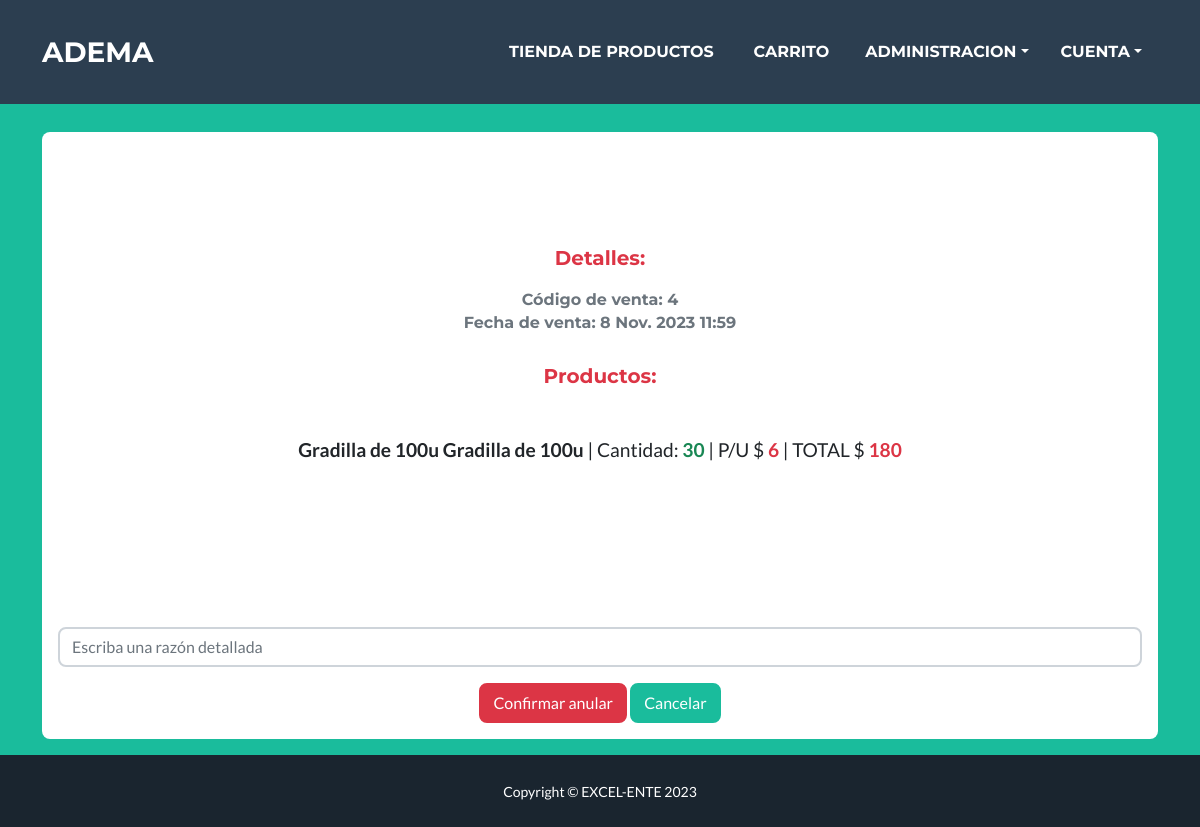
Page /ventas/anular/4/ on the committed database.
### venta/models.py (models this page shows, shortened)
class Venta(models.Model):
    codigo = models.CharField(max_length=200, null=True, blank=True)
    cliente = models.ForeignKey(Cliente,on_delete=models.CASCADE,blank=True,null=True,default=1)
    vendedor = models.ForeignKey(Vendedor,on_delete=models.DO_NOTHING,blank=True,null=True)
    fecha = models.DateTimeField( null=True, blank=True)
    total = models.DecimalField(max_length=25, decimal_places=2, max_digits=10, null=True)
    total_dolares =  models.DecimalField(max_length=25, decimal_places=2, max_digits=10, null=True)
    total_bolivianos =  models.DecimalField(max_length=25, decimal_places=2, max_digits=10, null=True)
    nombre_factura = models.CharField(verbose_name='Vendedor',max_length=200, null=True, blank=True)
    nit = models.IntegerField(null=True, blank=True)
    razon_cancelacion = models.CharField(max_length=200, null=True, blank=True)
    ESTADO_CREADA = 0
    ESTADO_PAGADA = 1
    ESTADO_FACTURADA = 2
    ESTADO_FINALIZADA = 3
    ESTADO_CANCELADA = 4
    ESTADO_ANULADA = 5
    ESTADOS = (
        (ESTADO_CREADA, 'creada'),
        (ESTADO_PAGADA, 'pagada'),
        (ESTADO_FACTURADA, 'facturada'),
        (ESTADO_FINALIZADA, 'finalizada'),
        (ESTADO_CANCELADA, 'cancelada'),
        (ESTADO_ANULADA, 'anulada'),
    )
    estado = FSMIntegerField(choices=ESTADOS, default=0, protected=True)
    @property
    def get_date(self):
        if self.estado == self.ESTADO_CREADA:
            return 'En curso'
        else:
            return self.fecha

class DetalleVenta(models.Model):
    fecha = models.DateField(auto_now_add=True,blank=True,null=True)
    venta = models.ForeignKey(Venta, on_delete=models.CASCADE)
    producto = models.ForeignKey(Producto, on_delete=models.CASCADE)
    moneda = models.CharField(max_length=30,choices=MONEDAS,default=1)
    cantidad = models.DecimalField(max_digits=25, decimal_places=2)
    precio = models.PositiveIntegerField()
    @property
    def get_total(self):
        return self.cantidad * self.precio

### producto/models.py (models this page shows, shortened)
class Producto(models.Model):
    nombre = models.CharField(max_length=100)
    descripcion = models.CharField(max_length=200)
    imagen = models.ImageField(
        upload_to='img/',
        blank=True,
        null=True,
        validators=[FileExtensionValidator(allowed_extensions=['jpg', 'jpeg', 'png', 'gif']), validate_image_size]
    )
    costo = models.DecimalField(verbose_name="Costo unit.",max_digits=25, decimal_places=2,default=0 ,blank=True,null=True)
    precio_usd = models.DecimalField(verbose_name="Costo en Dolares",default=0,max_digits=25, decimal_places=2,blank=True,null=True)
    precio = models.DecimalField(verbose_name="Precio Venta",default=0,max_digits=25, decimal_places=2)
    precio_bs = models.DecimalField(verbose_name="Bolivianos",default=0,max_digits=25, decimal_places=2)
    en_stock = models.DecimalField(max_digits=25, default=0, decimal_places=2)
    categoria = models.ForeignKey(Categoria, on_delete=models.SET_NULL, null=True, blank=True)
    def __str__(self):
        return self.nombre + " " + self.descripcion

### venta/views.py (the view, shortened to what this page needs)
# urls.py: path('ventas/anular/<int:pk>/', views.VentaUpdate.as_view(), name='anular'),
class VentaUpdate(UpdateView):
    model = Venta
    form_class = VentaForm
    template_name_suffix = '_update_form'
    success_url = reverse_lazy('venta:ventas')
    def dispatch(self, request, *args, **kwargs):
        venta = Venta.objects.get(id=self.kwargs['pk'])
        if venta.estado == venta.ESTADO_ANULADA or venta.estado == venta.ESTADO_CANCELADA:
            return HttpResponseBadRequest()
        return super(VentaUpdate, self).dispatch(request, *args, **kwargs)
    def get_context_data(self, *, object_list=None, **kwargs):
        context = super(VentaUpdate, self).get_context_data(**kwargs)
        venta = get_object_or_404(Venta, id=self.kwargs['pk'])
        context['venta'] = venta
        return context

### venta/forms.py
class VentaForm(forms.ModelForm):
    class Meta:
        model = Venta
        fields = {'razon_cancelacion', }
        widgets = {
            'razon_cancelacion': forms.TextInput(attrs={
                'class': 'form-control',
                'required': 'true',
                'placeholder': 'Escriba una razón detallada'
            })
        }
        labels = {
            'razon_cancelacion': 'Razón'
        }

### venta/templates/venta/venta_update_form.html (shortened to what this page needs)
{% extends 'core/base.html' %}
{% block content %}
<div class="container">
    <div class="" style="text-align: start;">
        <h1 class="text-light p-3" style="margin-top: 60px;"><b></b></h1>
    </div>
    <div class="mt-4 card" style="border: none;">
        {% if venta.estado == venta.ESTADO_CREADA %}
            <h1>Cancelar venta</h1>
        {% else %}
            <h1>Anular venta</h1>
        {% endif %}
        <hr>
        <h2 class="h5 mt-4 mb-4 text-danger">Detalles:</h2>
        <p class="card-subtitle h6 mb-2 text-muted">Código de venta: {{ venta.codigo }}</p>
        <p class="card-subtitle h6 mb-2 text-muted">Fecha de venta: {{ venta.get_date }}</p>
        <p class="h5 mt-4 mb-4 text-danger">Productos:</p>
        <ul class="list-group p-3">
            {% for detalleventa in venta.detalleventa_set.all %}
                <li class="list-group-item" style="border: none;font-size: larger;">
                    <p><b>{{ detalleventa.producto }}</b> |
                        <span class="secondary float-right"> Cantidad: <b class="text-success">{{ detalleventa.cantidad|floatformat:0 }}</b>  |</span>
                        <span class="secondary float-right"> P/U $ <b class="text-danger">{{ detalleventa.precio|floatformat:0 }} </b>| TOTAL $ <b class="text-danger" >{{ detalleventa.get_total|floatformat:0 }}</b></span>
                    </p>
                </li>
            {% endfor %}
        </ul>
        <hr>
        <form class="form-group mt-5 p-3" action="" method="post">
            {{ form.as_p }}
            {% if venta.estado == venta.ESTADO_CREADA %}
                <button type="submit" class="btn btn-danger btn-block">Confirmar cancelar</button>
            {% else %}
                <button type="submit" class="btn btn-danger btn-block">Confirmar anular</button>
            {% endif %}
            <a class="btn btn-primary btn-block" href="{% url 'venta:ventas' %}">Cancelar</a>
        </form>
    </div>
</div>
{% endblock %}

### rows in the picture
Venta: codigo "4", get_date "8 Nov. 2023 11:59"
DetalleVenta: producto "Gradilla de 100u Gradilla de 100u", cantidad "30", precio "6", get_total "180"
